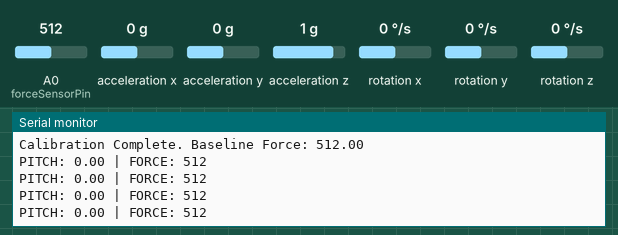
The sketch below on a simulated Arduino Uno, built with avr-gcc and run on an emulated ATmega328P. Parts: the last lines printed to the serial monitor. Wiring (inferred from the names in the program): MPU-6050 motion sensor at I2C address 0x68. The inputs (shaded band) are chosen by the test bench; at power-on: acceleration y 0 g, A0 (forceSensorPin) = 512, acceleration x 0 g, acceleration z 1 g, rotation x 0 °/s, rotation y 0 °/s, rotation z 0 °/s.

Above: at 2.0 s.
2.1 s: acceleration y set to -1.4 g
At 2.39 s:
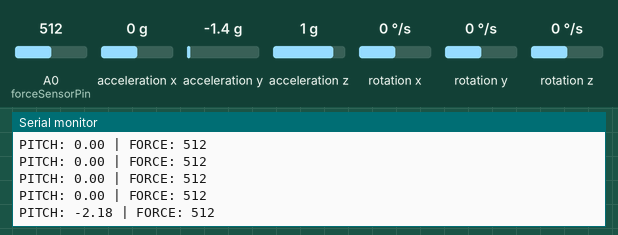
3.6 s: A0 (forceSensorPin) set to 716
At 3.74 s:
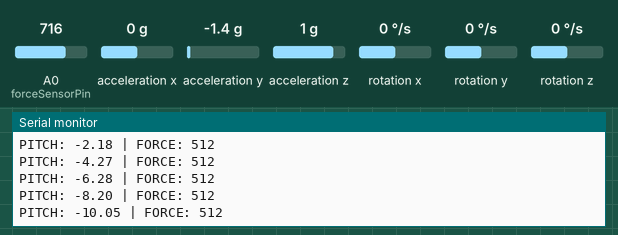
5.1 s: acceleration x set to -1.4 g
At 5.42 s:
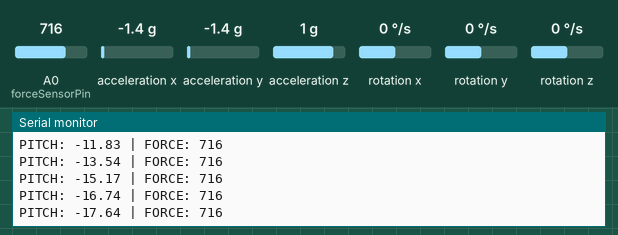
6.6 s: acceleration z set to -1.4 g
At 6.76 s:
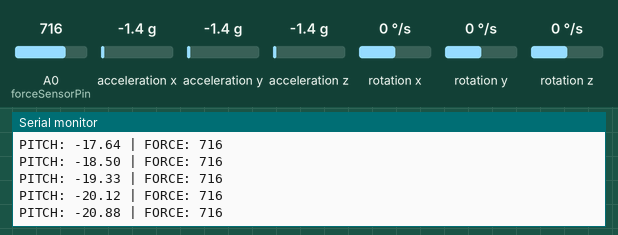
8.1 s: A0 (forceSensorPin) set to 992
At 8.11 s:
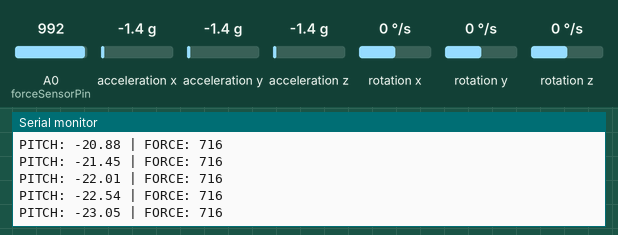
9.6 s: rotation x set to -192 °/s
At 9.79 s:
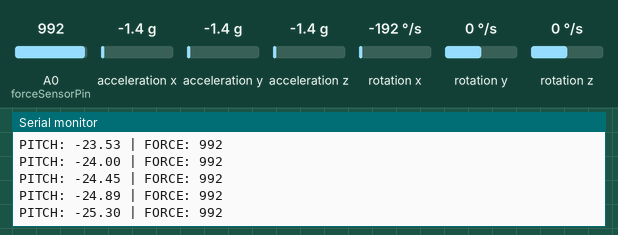
Timing chart, 0 to 12.1 s (numbered marks = the images above; inputs shaded):
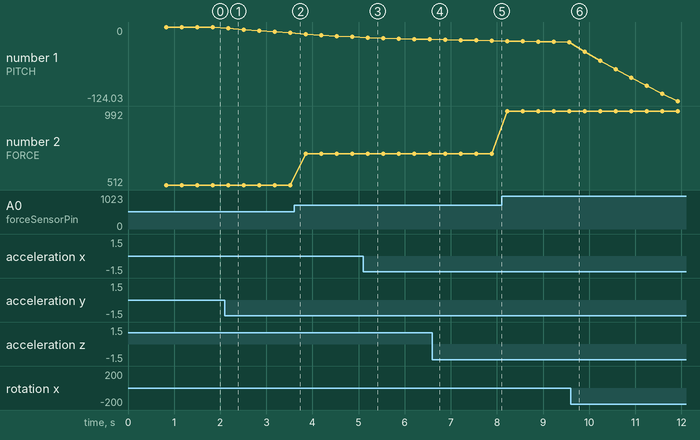

The sketch:

gyro_plus_force.ino
```cpp
#include <Wire.h>
#include <avr/wdt.h>  // Include the watchdog timer library
#include <math.h>

const int MPU = 0x68; // MPU6050 I2C address
unsigned long previousPrintTime = 0;  // Stores the last print timestamp
const int printInterval = 333;  // Print every 333ms (3 times per second)

float AccX, AccY, AccZ;
float GyroX, GyroY, GyroZ;
float accAngleX, accAngleY, gyroAngleX, gyroAngleY, gyroAngleZ;
float roll, pitch, yaw;
float AccErrorX, AccErrorY, GyroErrorX, GyroErrorY, GyroErrorZ;
float elapsedTime, currentTime, previousTime;
int c = 0;


const int forceSensorPin = A0; // Force sensor connected to A0

float forceValue;
float forceBaseline = 0;  // Baseline force value for calibration
float forceFiltered = 0;   // Filtered force value
const float alpha = 0.9;   // Smoothing factor for filtering


void setup() {
  Serial.begin(19200);
  Wire.begin();                      // Initialize communication

  // Enable watchdog timer (resets if no response within 2 seconds)
  wdt_enable(WDTO_2S);

  Wire.beginTransmission(MPU);       // Start communication with MPU6050
  Wire.write(0x6B);                  // Talk to the register 6B
  Wire.write(0x00);                  // Make reset - place a 0 into the 6B register
  Wire.endTransmission(true);

    pinMode(forceSensorPin, INPUT);

  // **Calibrate the Force Sensor**
  calibrateForceSensor();

  // Configure Accelerometer Sensitivity - Full Scale Range (default +/- 2g)
  Wire.beginTransmission(MPU);
  Wire.write(0x1C);                  // Talk to the ACCEL_CONFIG register (1C hex)
  Wire.write(0x10);                  // Set the register bits as 00010000 (+/- 8g full scale range)
  Wire.endTransmission(true);

  // Configure Gyro Sensitivity - Full Scale Range (default +/- 250deg/s)
  Wire.beginTransmission(MPU);
  Wire.write(0x1B);                   // Talk to the GYRO_CONFIG register (1B hex)
  Wire.write(0x10);                   // Set the register bits as 00010000 (1000deg/s full scale)
  Wire.endTransmission(true);

  delay(20);

  // Call this function to calculate IMU error values
  calculate_IMU_error();
  delay(20);
}

void loop() {
  wdt_reset();

  // === Read accelerometer data === //
  Wire.beginTransmission(MPU);
  Wire.write(0x3B);
  Wire.endTransmission(false);
  Wire.requestFrom(MPU, 6, true);

  if (Wire.available() < 6) {
    Serial.println("I2C Error: No response from MPU6050");
    resetMPU6050();
    return;
  }

  AccX = (Wire.read() << 8 | Wire.read()) / 16384.0;
  AccY = (Wire.read() << 8 | Wire.read()) / 16384.0;
  AccZ = (Wire.read() << 8 | Wire.read()) / 16384.0;

  float accPitch = atan2(AccY, sqrt(AccX * AccX + AccZ * AccZ)) * 180 / PI;

  // === Read gyroscope data === //
  currentTime = millis();
  elapsedTime = (currentTime - previousTime) / 1000.0;
  previousTime = currentTime;

  Wire.beginTransmission(MPU);
  Wire.write(0x43);
  Wire.endTransmission(false);
  Wire.requestFrom(MPU, 6, true);

  if (Wire.available() < 6) {
    Serial.println("I2C Error: No response from MPU6050");
    resetMPU6050();
    return;
  }

  GyroY = (Wire.read() << 8 | Wire.read()) / 131.0 - GyroErrorY;

  // Apply Complementary Filter to Correct Drift
  const float alpha = 0.96;
  pitch = alpha * (pitch + GyroY * elapsedTime) + (1 - alpha) * accPitch;

  // **Simulate force sensor data (Replace this with actual force sensor if needed)**
  int force = analogRead(A0);  // Assume force sensor is on A0

  // **Print PITCH and FORCE every loop iteration**
  Serial.flush();
  Serial.print("PITCH: ");
  Serial.print(pitch);
  Serial.print(" | FORCE: ");
  Serial.println(force);

  delay(333);  // Print rate = 3 times per second
}


void calculate_IMU_error() {
  while (c < 200) {
    Wire.beginTransmission(MPU);
    Wire.write(0x3B);
    Wire.endTransmission(false);
    Wire.requestFrom(MPU, 6, true);

    AccX = (Wire.read() << 8 | Wire.read()) / 16384.0;
    AccY = (Wire.read() << 8 | Wire.read()) / 16384.0;
    AccZ = (Wire.read() << 8 | Wire.read()) / 16384.0;

    AccErrorX += (atan(AccY / sqrt(pow(AccX, 2) + pow(AccZ, 2))) * 180 / PI);
    AccErrorY += (atan(-1 * AccX / sqrt(pow(AccY, 2) + pow(AccZ, 2))) * 180 / PI);
    c++;
  }

  AccErrorX /= 200;
  AccErrorY /= 200;
  c = 0;
}

void resetMPU6050() {
  Serial.println("Resetting MPU6050...");
  Wire.beginTransmission(MPU);
  Wire.write(0x6B);
  Wire.write(0x00); // Reset MPU6050
  Wire.endTransmission(true);
}

// **Calibrate Force Sensor to Find Baseline**
void calibrateForceSensor() {
  Serial.println("Calibrating force sensor...");
  int total = 0;

  for (int i = 0; i < 50; i++) {
    total += analogRead(forceSensorPin);
    delay(10);
  }

  forceBaseline = total / 50.0;  // Average baseline force
  Serial.print("Calibration Complete. Baseline Force: ");
  Serial.println(forceBaseline);
}
```

Measured:
- after the input at 2.1 s, the serial monitor: prints a new line after 0.07 s (image 1)
- after the input at 5.1 s, the serial monitor: prints a new line after 0.09 s (image 3)
- plotted number 1: 0 → -10.05 after the input at 2.1 s, -16.74 → -20.88 after the input at 5.1 s, -20.88 → -23.05 after the input at 6.6 s, -25.3 → -124.03 after the input at 9.6 s
- plotted number 2: 512 → 716 after the input at 3.6 s, 716 → 992 after the input at 8.1 s
